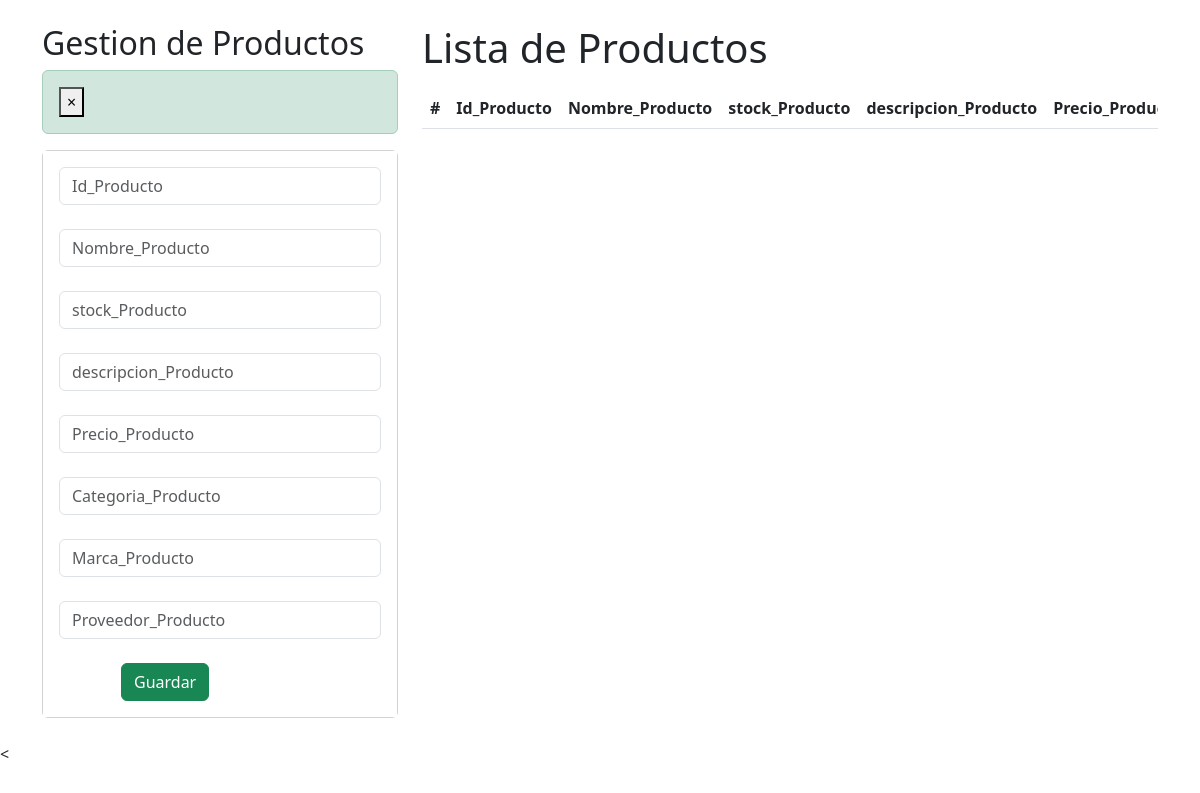
The app's page /crud_productos/, older data.
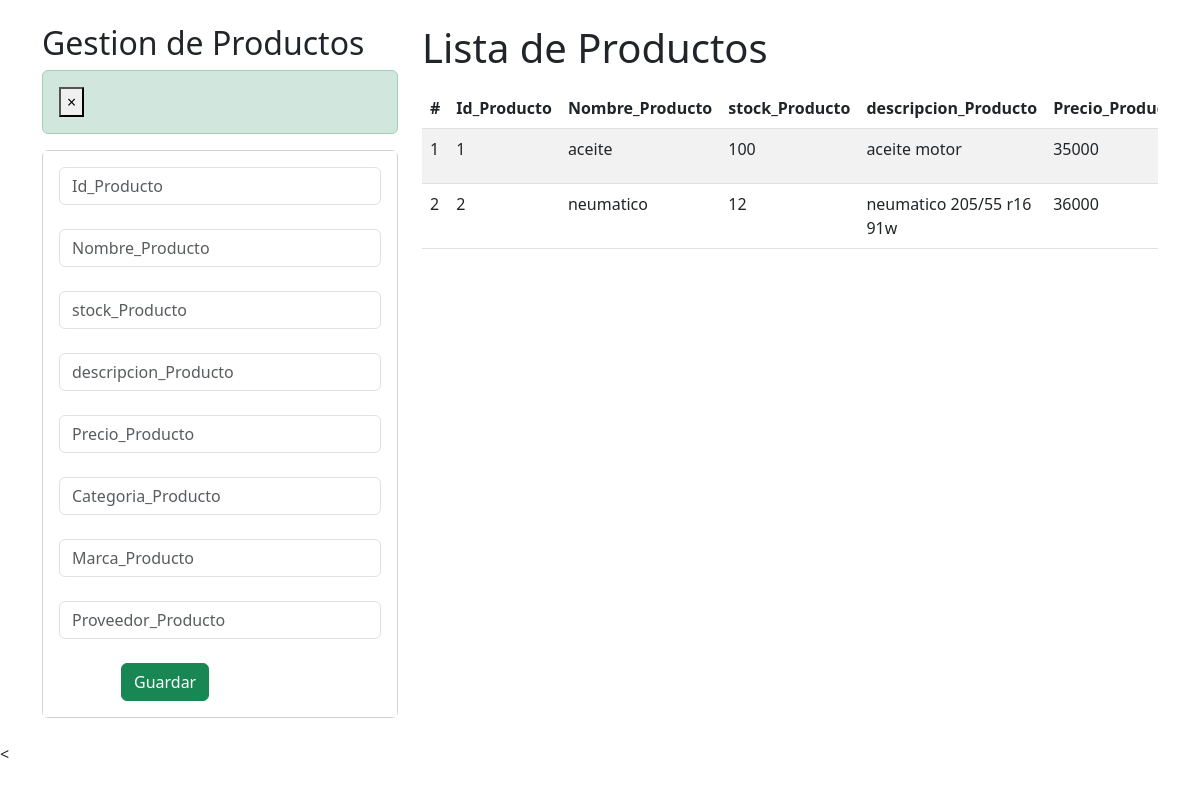
The same page, newer data.
### API_Rest/models.py (models this page shows, shortened)
class Producto(models.Model):
    Id_Producto = models.CharField(primary_key=True, max_length=7)
    Nombre_Producto = models.CharField(max_length=30)
    stock_Producto = models.IntegerField()
    descripcion_Producto = models.CharField(max_length=100)
    Precio_Producto = models.IntegerField()
    Categoria_Producto = models.CharField(max_length=30)
    Marca_Producto = models.CharField(max_length=30)
    Proveedor_Producto = models.CharField(max_length=40)
    habilitado = models.BooleanField(default=True)

### API_Rest/views.py (the view)
# urls.py: path("crud_productos/", crud_productos, name="crud_productos"),
def crud_productos(request):
    productos = Producto.objects.all()
    return render(request, "core/crud_productos.html", {"productos": productos})

### API_Rest/templates/core/crud_productos.html (shortened to what the changed rows need)
<!DOCTYPE html>
<html>
  {% load static %}
  <head>
    <link href="https://cdn.jsdelivr.net/npm/bootstrap@5.3.0/dist/css/bootstrap.min.css" rel="stylesheet">
  </head>
    <body>
        <div id="cont_fondo">
            <div class="container py-4">
                <div class="row">
                    <div class="col-sm-12 col-md-6 col-lg-4 col-xl-4">
                        <h2>Gestion de Productos</h2>
                    </div>
                    <div class="col-sm-12 col-md-6 col-lg-8 col-xl-8">
                        <h1>Lista de Productos</h1>
                        <div class="table-responsive py-2">
                            <table class="table table-striped">
                                <thead>
                                    <tr>
                                        <th>#</th>
                                        <th>Id_Producto</th>
                                        <th>Nombre_Producto</th>
                                        <th>stock_Producto</th>
                                        <th>descripcion_Producto</th>
                                        <th>Precio_Producto</th>
                                    </tr>
                                </thead>
                                <tbody>
                                    {% for p in productos %}
                                    <tr>
                                        <td>{{forloop.counter}}</td>
                                        <td>{{p.Id_Producto}}</td>
                                        <td>{{p.Nombre_Producto}}</td>
                                        <td>{{p.stock_Producto}}</td>
                                        <td>{{p.descripcion_Producto}}</td>
                                        <td>{{p.Precio_Producto}}</td>
                                    </tr>
                                    {% endfor %}
                                </tbody>
                            </table>
                        </div>
                    </div>
                </div>
            </div>
        </div>
    </body>
</body>
</html>

Row changes from the older to the newer data that the page shows:
added Producto: Id_Producto "1", Nombre_Producto "aceite", stock_Producto "100", descripcion_Producto "aceite motor", Precio_Producto "35000"
added Producto: Id_Producto "2", Nombre_Producto "neumatico", stock_Producto "12", descripcion_Producto "neumatico 205/55 r16 91w", Precio_Producto "36000"
